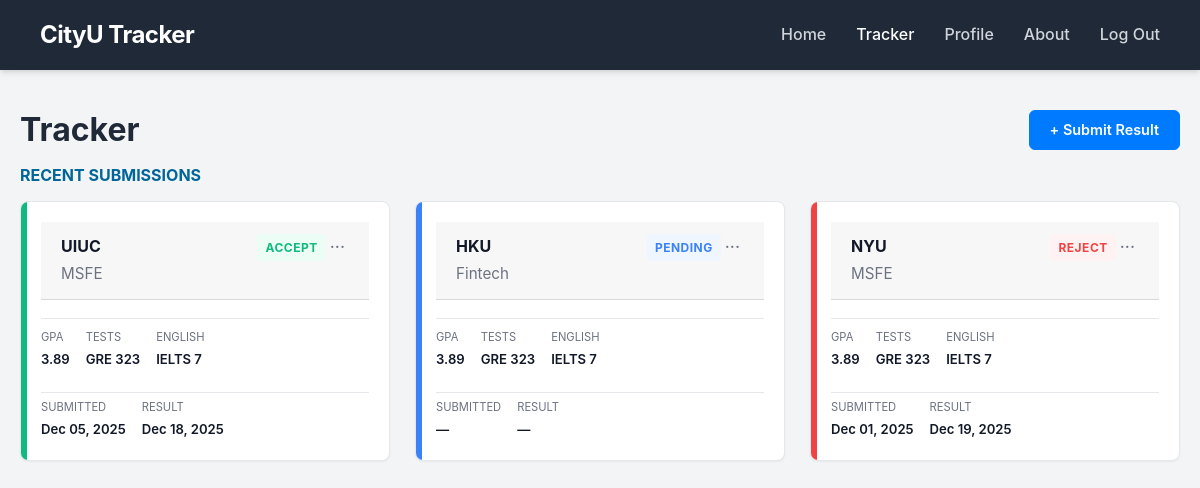
The app's page /tracker (signed in) with its own data.
### CityU.py (models this page shows)
class ApplicationResult(db.Model):
    id = db.Column(db.Integer, primary_key=True)
    user_id = db.Column(db.Integer, db.ForeignKey('user.id'), nullable=False)
    faculty = db.Column(db.String(50), nullable=False)
    school = db.Column(db.String(120), nullable=False)
    program = db.Column(db.String(120), nullable=False)
    status = db.Column(db.String(20), nullable=False)
    region = db.Column(db.String(50))
    gpa = db.Column(db.Float)
    gre_total = db.Column(db.Integer)
    gre_v = db.Column(db.Integer)
    gre_q = db.Column(db.Integer)
    gre_awa = db.Column(db.Float)
    gmat_total = db.Column(db.Integer)
    gmat_q = db.Column(db.Integer)
    gmat_v = db.Column(db.Integer)
    gmat_di = db.Column(db.Integer)
    ielts_total = db.Column(db.Integer)
    ielts_l = db.Column(db.Float)
    ielts_r = db.Column(db.Float)
    ielts_w = db.Column(db.Float)
    ielts_s = db.Column(db.Float)
    toefl_total = db.Column(db.Integer)
    toefl_r = db.Column(db.Integer)
    toefl_l = db.Column(db.Integer)
    toefl_s = db.Column(db.Integer)
    toefl_w = db.Column(db.Integer)
    is_public = db.Column(db.Boolean, default=False)
    submission_date = db.Column(db.Date)
    result_date = db.Column(db.Date)
    created_at = db.Column(db.DateTime, default=datetime.utcnow)
    user = db.relationship('User', backref='applications')
    __table_args__ = (
        CheckConstraint('(gpa IS NULL) OR (gpa >= 0 AND gpa <= 4.0)', name='gpa_range'),
        CheckConstraint('(gre_total IS NULL) OR (gre_total BETWEEN 0 AND 340)', name='gre_total_range'),
        CheckConstraint('(gre_q IS NULL) OR (gre_q BETWEEN 130 AND 170)', name='gre_q_range'),
        CheckConstraint('(gre_v IS NULL) OR (gre_v BETWEEN 130 AND 170)', name='gre_v_range'),
        CheckConstraint('(gre_awa IS NULL) OR (gre_awa BETWEEN 0 AND 6)', name='gre_awa_range'),
        CheckConstraint('(gmat_total IS NULL) OR (gmat_total BETWEEN 205 AND 805)', name='gmat_total_range'),
        CheckConstraint('(ielts_total IS NULL) OR (ielts_total BETWEEN 0 AND 9)', name='ielts_total_range'),
        CheckConstraint('(ielts_l IS NULL) OR (ielts_l BETWEEN 0 AND 9)', name='ielts_l_range'),
        CheckConstraint('(ielts_r IS NULL) OR (ielts_r BETWEEN 0 AND 9)', name='ielts_r_range'),
        CheckConstraint('(ielts_w IS NULL) OR (ielts_w BETWEEN 0 AND 9)', name='ielts_w_range'),
        CheckConstraint('(ielts_s IS NULL) OR (ielts_s BETWEEN 0 AND 9)', name='ielts_s_range'),
        CheckConstraint('(toefl_total IS NULL) OR (toefl_total BETWEEN 0 AND 120)', name='toefl_total_range'),
        CheckConstraint('(toefl_r IS NULL) OR (toefl_r BETWEEN 0 AND 30)', name='toefl_r_range'),
        CheckConstraint('(toefl_l IS NULL) OR (toefl_l BETWEEN 0 AND 30)', name='toefl_l_range'),
        CheckConstraint('(toefl_s IS NULL) OR (toefl_s BETWEEN 0 AND 30)', name='toefl_s_range'),
        CheckConstraint('(toefl_w IS NULL) OR (toefl_w BETWEEN 0 AND 30)', name='toefl_w_range'),
    )

### CityU.py (the view, shortened to what this page needs)
@app.route("/tracker", methods=["GET", "POST"])
@login_required
def tracker():
    form = SubmissionForm()
    profile = UserProfile.query.filter_by(user_id=current_user.id).first()
    if request.method == "GET" and profile:
        default_fields = [
            "gpa",
            "gre_total", "gre_q", "gre_v", "gre_awa",
            "gmat_total", "gmat_q", "gmat_v", "gmat_di",
            "ielts_total", "ielts_l", "ielts_r", "ielts_w", "ielts_s",
            "toefl_total", "toefl_l", "toefl_r", "toefl_s", "toefl_w",
        ]
        for field_name in default_fields:
            form_field = getattr(form, field_name)
            if form_field.data in (None, ""):
                profile_value = getattr(profile, field_name)
                if profile_value is not None:
                    form_field.data = profile_value
    submissions = (ApplicationResult.query
                   .order_by(ApplicationResult.created_at.desc())
                   .limit(20)
                   .all())
    return render_template(
        "tracker.html",
        current="tracker",
        form=form,
        submissions=submissions
    )

### CityU.py (called while the page is built)
@ login_manager.user_loader
def load_user(user_id):
    return User.query.get(int(user_id))

### templates/tracker.html (shortened to what this page needs)
{% extends 'base.html' %}
{% block body %}
<header class="site-header">
  <div class="page-frame">
    <nav class="site-nav">
      <a href="{{ url_for('home') }}" class="logo">CityU Tracker</a>
      <ul class="nav-links">
        <li><a href="{{ url_for('home') }}" class="{{ 'active' if current == 'home' else '' }}">Home</a></li>
        <li><a href="{{ url_for('tracker') }}" class="{{ 'active' if current == 'tracker' else '' }}">Tracker</a></li>
        <li><a href="{{ url_for('profile') }}" class="{{ 'active' if current == 'profile' else '' }}">Profile</a></li>
        <li><a href="{{ url_for('about') }}" class="{{ 'active' if current == 'about' else '' }}">About</a></li>
        {% if current_user.is_authenticated %}
          <li><a href="{{ url_for('logout') }}">Log Out</a></li>
        {% else %}
          <li><a href="{{ url_for('login') }}" class="{{ 'active' if current == 'login' else '' }}">Log In</a></li>
          <li><a href="{{ url_for('register') }}" class="{{ 'active' if current == 'register' else '' }}">Register</a></li>
        {% endif %}
      </ul>
    </nav>
  </div>
</header>
<main class="site-main">
  <div class="page-frame">
    <div class="d-flex justify-content-between align-items-center mb-3">
      <h2 class="page-title mb-0">Tracker</h2>
      <button type="button"
              class="btn btn-primary"
              data-bs-toggle="modal"
              data-bs-target="#submitModal">
        + Submit Result
      </button>
    </div>
    <h5 class="page-title-submit mb-3">Recent Submissions</h5>
    {% if submissions %}
      <div class="tracker-grid">
        {% for s in submissions %}
          <article class="card status-{{ s.status }}">
            <a href="{{ url_for('submission_detail', id=s.id) }}" class="card-link" aria-label="View submission details"></a>
            <div class="card-header">
              <div>
                <div class="uni-name">{{ s.school }}</div>
                <div class="program-name">{{ s.program }}</div>
              </div>
              <div class="d-flex align-items-end gap-2 card-actions">
                <span class="status-badge">{{ s.status|upper }}</span>
                {% if current_user.is_authenticated and s.user_id == current_user.id %}
                  <div class="dropdown">
                    <button class="dots-button" type="button" data-bs-toggle="dropdown" aria-expanded="false" aria-label="Submission actions">
                      &middot;&middot;&middot;
                    </button>
                  </div>
                {% endif %}
              </div>
            </div>
            <div class="stats-container stats-compact">
              <div class="stat-item">
                <span class="stat-label">GPA</span>
                <span class="stat-value">
                  {{ s.gpa if s.gpa is not none else "—" }}
                </span>
              </div>
              <div class="stat-item">
                <span class="stat-label">Tests</span>
                <span class="stat-value">
                  {% if s.gre_total %}
                    GRE {{ s.gre_total }}
                  {% elif s.gmat_total %}
                    GMAT {{ s.gmat_total }}
                  {% else %}
                    —
                  {% endif %}
                </span>
              </div>
              <div class="stat-item">
                <span class="stat-label">English</span>
                <span class="stat-value">
                  {% if s.ielts_total %}
                    IELTS {{ s.ielts_total }}
                  {% elif s.toefl_total %}
                    TOEFL {{ s.toefl_total }}
                  {% else %}
                    —
                  {% endif %}
                </span>
              </div>
            </div>
            <div class="stats-container stats-dates">
              <div class="stat-item">
                <span class="stat-label">Submitted</span>
                <span class="stat-value">
                  {% if s.submission_date %}
                    {{ s.submission_date.strftime("%b %d, %Y") }}
                  {% else %}
                    —
                  {% endif %}
                </span>
              </div>
              <div class="stat-item">
                <span class="stat-label">Result</span>
                <span class="stat-value">
                  {% if s.result_date %}
                    {{ s.result_date.strftime("%b %d, %Y") }}
                  {% else %}
                    —
                  {% endif %}
                </span>
              </div>
            </div>
          </article>
        {% endfor %}
      </div>
    {% else %}
      <p class="text-muted">No submissions yet. Click “+ Submit Result” to add one.</p>
    {% endif %}
  </div>
</main>
{% endblock %}

### templates/base.html (shortened to what this page needs)
<!DOCTYPE html>
<html lang="en">
<head>
    <link rel="stylesheet" href="https://stackpath.bootstrapcdn.com/bootstrap/4.3.1/css/bootstrap.min.css">
    <link rel="stylesheet" href="{{ url_for('static', filename='styles.css') }}">
</head>
<body>
    {% block body %}
    {% set current = request.endpoint %}
    {% endblock %}
</body>
</html>

### static/styles.css (style rules this page uses)
:root { --primary-dark: #1f2937; --primary-accent: #3b82f6; --bg-body: #f3f4f6; --bg-card: #ffffff; --text-main: #111827; --text-muted: #6b7280; --border-color: #e5e7eb; --status-pending: #3b82f6; --status-rejected: #ef4444; --status-accepted: #10b981; --status-enrolled: #f59e0b; --container-width: 1200px; --card-radius: 8px; --shadow-sm: 0 1px 2px 0 rgba(0, 0, 0, 0.05); --shadow-md: 0 4px 6px -1px rgba(0, 0, 0, 0.1), 0 2px 4px -1px rgba(0, 0, 0, 0.06); --shadow-hover: 0 10px 15px -3px rgba(0, 0, 0, 0.1), 0 4px 6px -2px rgba(0, 0, 0, 0.05); }
* { margin: 0; padding: 0; box-sizing: border-box; }
body { font-family: -apple-system, BlinkMacSystemFont, "Segoe UI", Roboto, Helvetica, Arial, sans-serif; background-color: var(--bg-body); color: var(--text-main); line-height: 1.6; display: flex; flex-direction: column; min-height: 100vh; }
header { background-color: var(--primary-dark); color: white; padding: 0 20px; position: sticky; top: 0; z-index: 100; box-shadow: var(--shadow-md); }
nav { max-width: var(--container-width); margin: auto; height: 70px; display: flex; justify-content: space-between; align-items: center; }
.logo { font-size: 1.5rem; font-weight: 700; letter-spacing: -0.5px; color: white; text-decoration: none; }
.nav-links { display: flex; gap: 30px; list-style: none; margin:0; padding: 0; }
.nav-links a { color: #d1d5db; text-decoration: none; font-weight: 500; transition: color 0.2s ease; }
.nav-links a:hover, .nav-links a.active { color: white; }
.btn { padding: 8px 20px; border-radius: 6px; font-size: 0.9rem; font-weight: 600; cursor: pointer; transition: all 0.2s ease; text-decoration: none; }
main { flex: 1; margin: 40px 0; width: 100%; }
.page-title { margin-top: auto; margin-bottom: 20px; font-size: 2rem; color: #1f2937; font-weight: 700; }
.page-title-submit { margin-top: auto; margin-bottom: 20px; font-size: 1rem; color: #006699; font-weight: 700; text-transform: uppercase; }
.tracker-grid { display: grid; grid-template-columns: repeat(auto-fill, minmax(350px, 1fr)); gap: 25px; }
.card { background: var(--bg-card); border-radius: var(--card-radius); box-shadow: var(--shadow-sm); padding: 20px; position: relative; border: 1px solid var(--border-color); transition: transform 0.2s ease, box-shadow 0.2s ease; overflow: hidden; display: flex; flex-direction: column; gap: 10px; }
.card::before { content: ''; position: absolute; left: 0; top: 0; bottom: 0; width: 6px; }
.card.status-pending::before { background-color: var(--status-pending); }
.card.status-reject::before { background-color: var(--status-rejected); }
.card.status-accept::before { background-color: var(--status-accepted); }
.card-header { display: flex; justify-content: space-between; align-items: flex-start; }
.uni-name { font-size: 1 rem; font-weight: 700; color: var(--text-main); margin-bottom: 3px; }
.program-name { font-size: 0.95rem; color: var(--text-muted); }
.status-badge { font-size: 0.75rem; text-transform: uppercase; font-weight: 700; padding: 4px 8px; border-radius: 4px; letter-spacing: 0.5px; }
.status-pending .status-badge { color: var(--status-pending); background: #eff6ff; }
.status-reject .status-badge { color: var(--status-rejected); background: #fef2f2; }
.status-accept .status-badge { color: var(--status-accepted); background: #ecfdf5; }
.stats-container { display: flex; flex-wrap: wrap; gap: 10px 16px; margin-top: 8px; padding-top: 10px; border-top: 1px solid var(--border-color); }
.stat-item { display: flex; flex-direction: column; }
.stat-label { font-size: 0.7rem; color: var(--text-muted); text-transform: uppercase; margin-bottom: 2px; }
.stat-value { font-size: 0.82rem; font-weight: 600; color: var(--text-main); }
.stats-compact { padding-bottom: 6px; }
.stats-dates { margin-top: 6px; padding-top: 6px; }
.page-frame { max-width: 1200px; margin: 0 auto; padding: 0 20px; }
.dots-button { border: none; background: transparent; color: var(--text-muted); font-size: 1.1rem; line-height: 1; padding: 2px 4px; border-radius: 4px; }
.card-link { position: absolute; inset: 0; z-index: 1; }
.card-actions { position: relative; z-index: 2; }

### records on screen
ApplicationResult: school "UIUC", program "MSFE", status "ACCEPT", gpa "3.89", gre_total "323", ielts_total "7", submission_date "Dec 05, 2025", result_date "Dec 18, 2025"
ApplicationResult: school "HKU", program "Fintech", status "PENDING", gpa "3.89", gre_total "323", ielts_total "7"
ApplicationResult: school "NYU", program "MSFE", status "REJECT", gpa "3.89", gre_total "323", ielts_total "7", submission_date "Dec 01, 2025", result_date "Dec 19, 2025"
